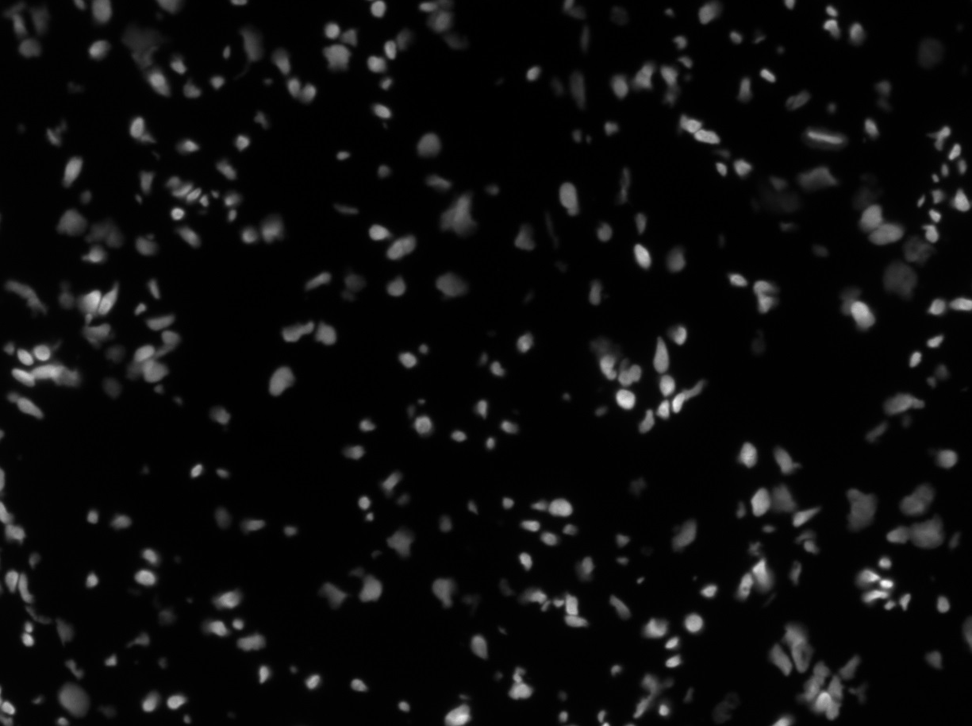
#> input picture inputImages/Ganglioneuroblastoma_0.tif, 972 x 726 px, shrunk from 1225 x 914 before the run
$ python -i watershed.py   (imports and definitions only)
#> lines starting #> are read from the running program, lines starting #| are printed output that depends on the picture; after the words box and inside, x2 and y2 are one past the last pixel; in counts of white or black regions, pixels touching at a corner belong together
#> further down, picture is the input picture: shape (726, 972, 3); min 0, max 255, mean 12.3
import cv2 as cv
import numpy as np


# reference implementation of watershed
def apply_watershed(cv_image):
    gray = cv.cvtColor(cv_image, cv.COLOR_BGR2GRAY)
    ret, thresh = cv.threshold(gray, 0, 255, cv.THRESH_BINARY + cv.THRESH_OTSU)
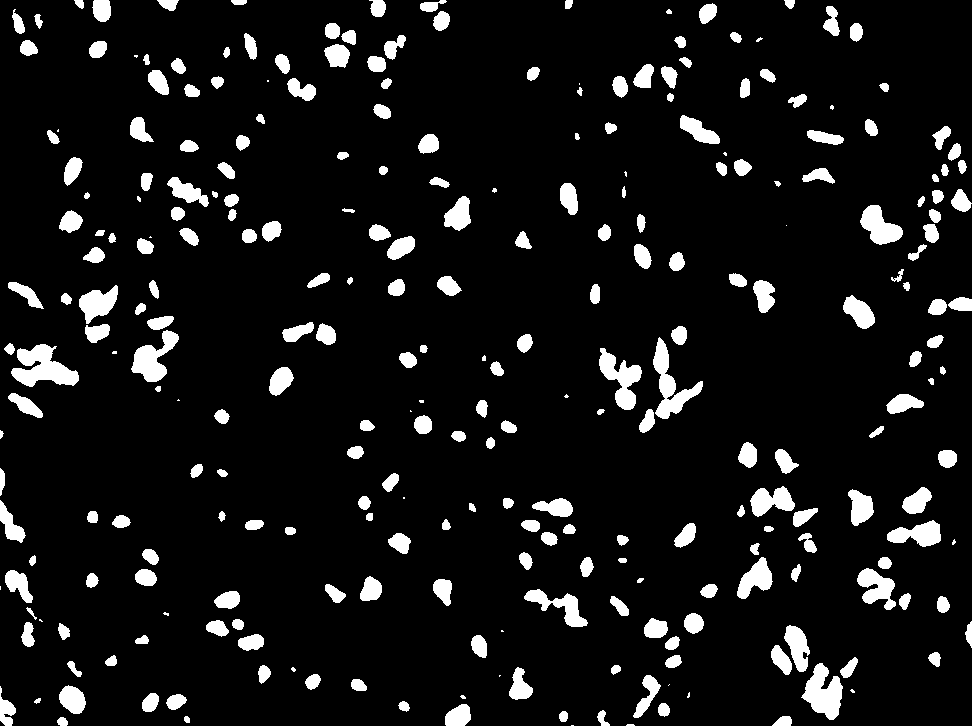
#> thresh: shape (726, 972); 8.6% white; 282 white regions (31 under 20 px), largest, box (x1, y1, x2, y2) and area: (11, 344, 79, 387) 1655, (653, 337, 703, 419) 1409, (801, 663, 843, 720) 1367
#> ret = 47
    # invert = cv.bitwise_not(thresh)
    # noise removal
    kernel = np.ones((3, 3), np.uint8)
    opening = cv.morphologyEx(thresh, cv.MORPH_OPEN, kernel, iterations=2)
#> opening: shape (726, 972); 8.1% white; 239 white regions (2 under 20 px), largest, box (x1, y1, x2, y2) and area: (12, 344, 79, 386) 1624, (803, 664, 842, 720) 1344, (599, 352, 641, 410) 1186
    # sure background area
    sure_bg = cv.dilate(opening, kernel, iterations=3)
#> sure_bg: shape (726, 972); 16% white; 190 white regions, largest, box (x1, y1, x2, y2) and area: (768, 623, 860, 723) 4237, (636, 323, 706, 435) 3277, (3, 341, 82, 389) 2643

    # Finding sure foreground area
    dist_transform = np.uint16(cv.distanceTransform(opening, cv.DIST_L2, 5))
    dist_transform = cv.morphologyEx(dist_transform, cv.MORPH_OPEN, kernel, iterations=2)
    ret, sure_fg = cv.threshold(dist_transform, 0.7 * dist_transform.max(), 255, cv.THRESH_BINARY + cv.THRESH_OTSU)
#> sure_fg: shape (726, 972) uint16; 5.5% white; 208 white regions (2 under 20 px), largest, box (x1, y1, x2, y2) and area: (13, 346, 77, 385) 1322, (805, 666, 841, 718) 1101, (862, 206, 901, 243) 812
#> ret = 1
    # ret, sure_fg = cv.threshold(dist_transform, 0 * dist_transform.max(), 255, cv.THRESH_BINARY)
    # Finding unknown region
    sure_fg = np.uint8(sure_fg)
    unknown = cv.subtract(sure_bg, sure_fg)
#> unknown: shape (726, 972); 10.5% white; 190 white regions, largest, box (x1, y1, x2, y2) and area: (768, 623, 860, 723) 2237, (636, 323, 706, 435) 1998, (855, 554, 913, 613) 1333
    # Marker labelling
    ret, markers = cv.connectedComponents(sure_fg)
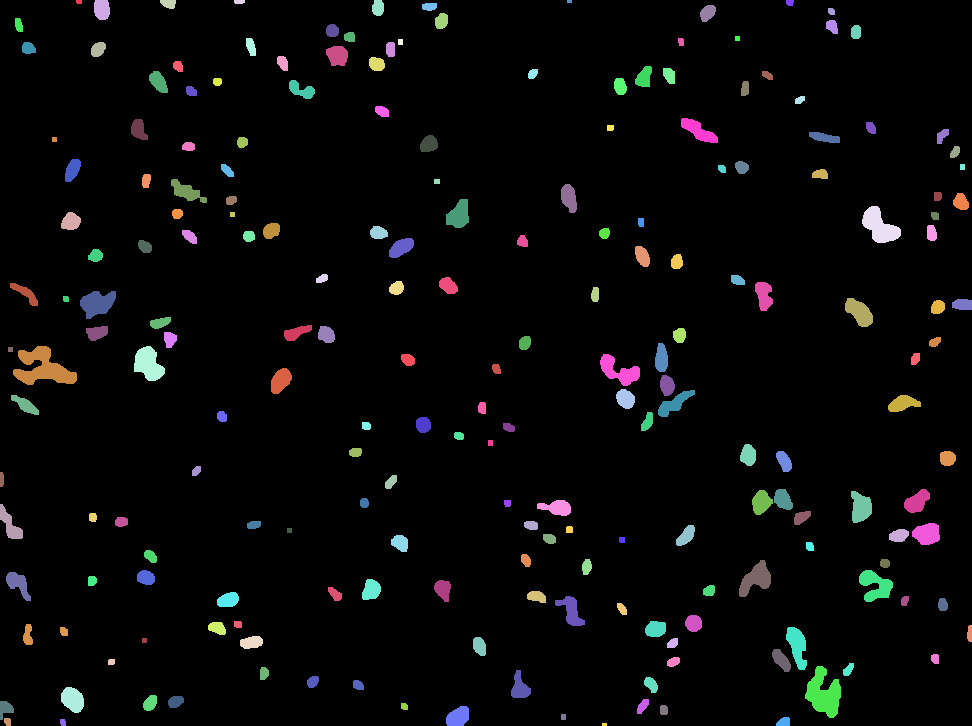
#> markers: shape (726, 972) int32; 209 distinct labels, from 0 to 208; one colour per label, 0 black
#> ret = 209
    # Add one to all labels so that sure background is not 0, but 1
    markers = markers + 1
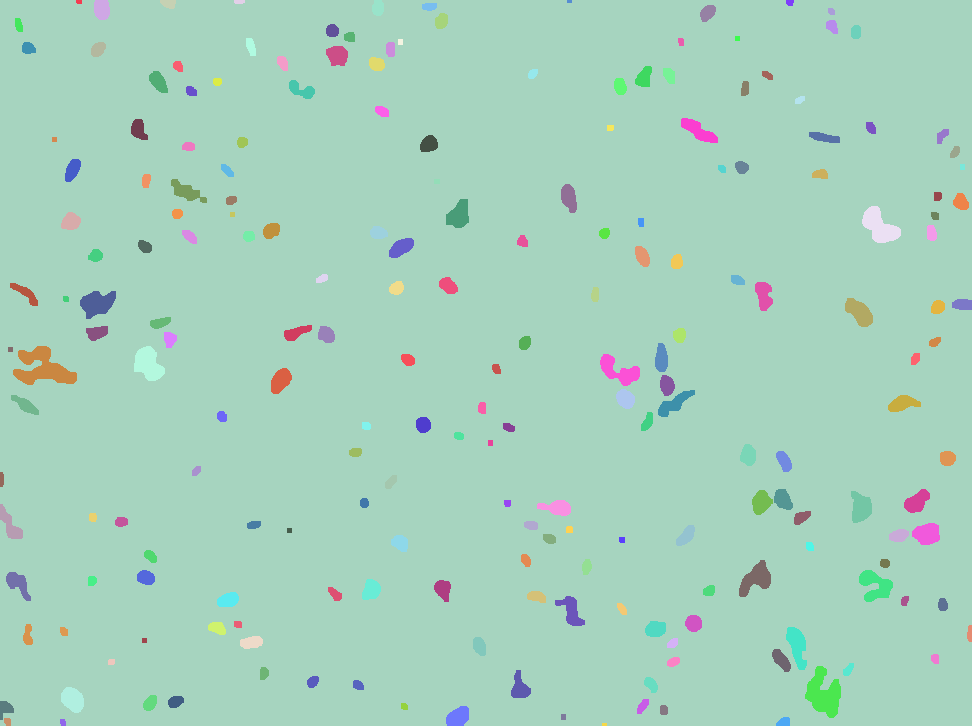
#> markers: shape (726, 972) int32; 209 distinct labels, from 1 to 209; one colour per label, 0 black
    # Now, mark the region of unknown with zero
    markers[unknown == 255] = 0
    markers = cv.watershed(cv_image, markers)
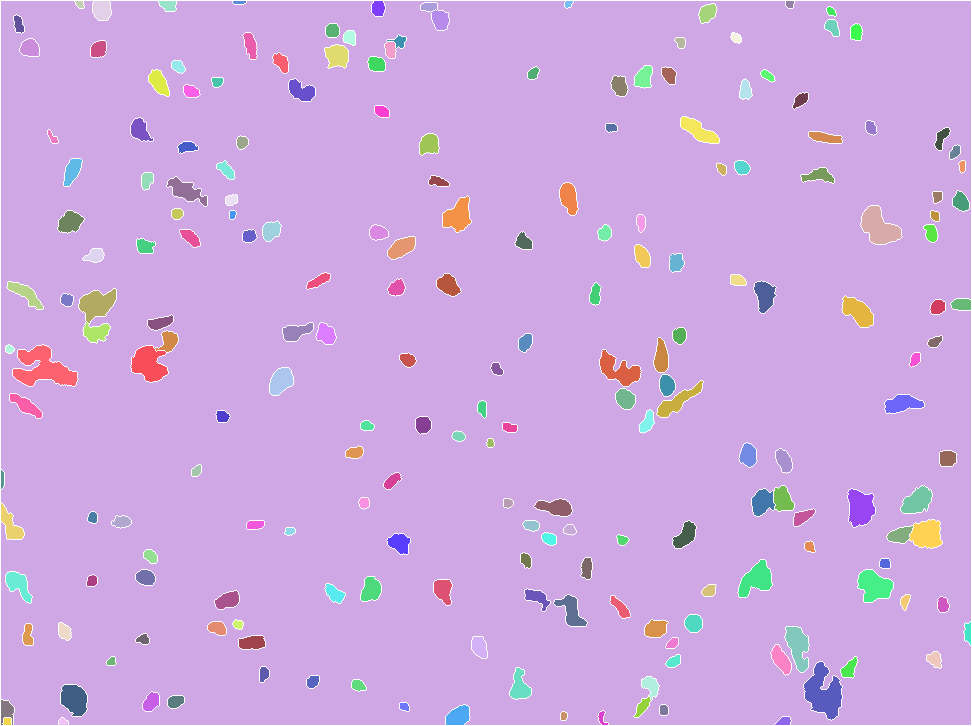
#> markers: shape (726, 972) int32; 210 distinct labels, from -1 to 209; one colour per label, 0 black, -1 white

    return ((markers > 3) * 255).astype(int)
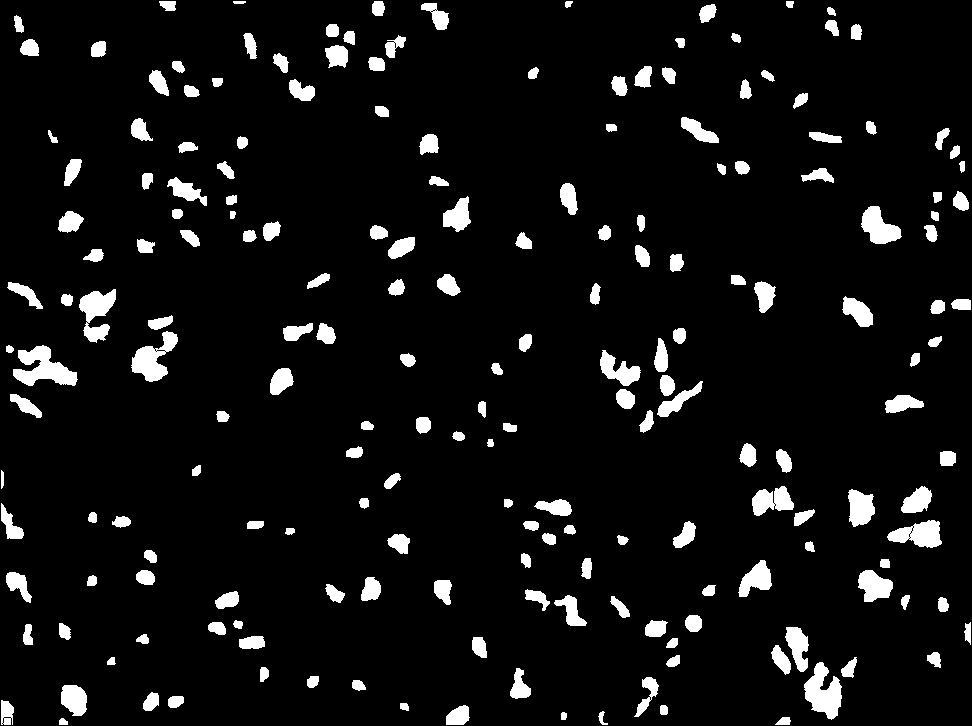
#> returned value: shape (726, 972) int64; 6.9% white; 198 white regions, largest, box (x1, y1, x2, y2) and area: (13, 345, 78, 386) 1431, (804, 662, 842, 720) 1279, (131, 331, 178, 382) 1134

>>> import cv2
>>> picture = cv2.imread('inputImages/Ganglioneuroblastoma_0.tif')
>>> result = apply_watershed(picture)

$ run again, on inputImages/Ganglioneuroblastoma_1.tif
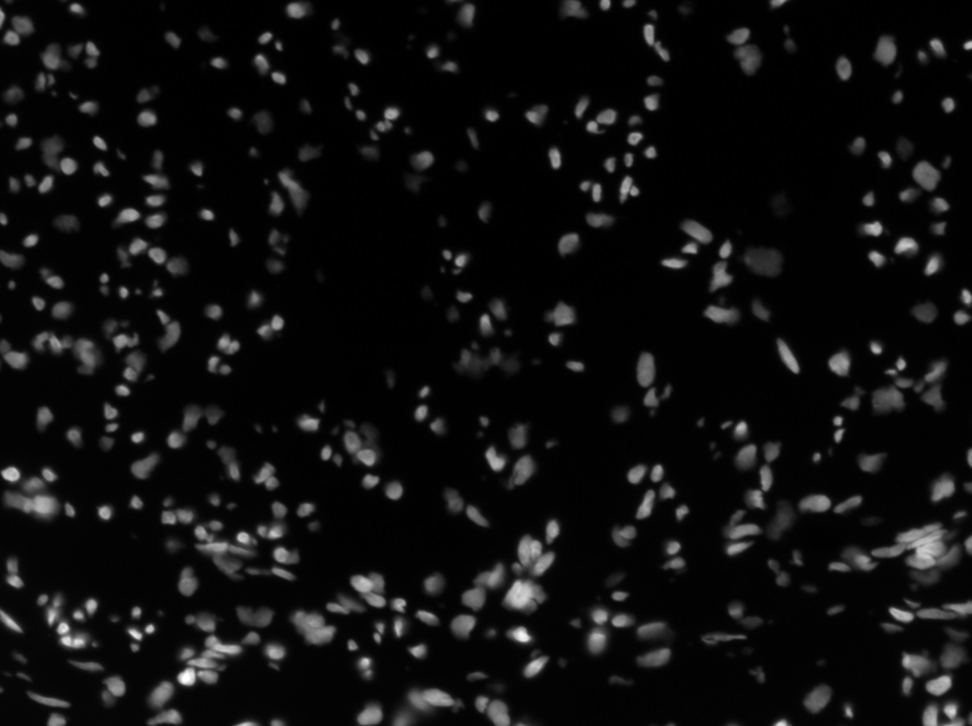
#> input picture inputImages/Ganglioneuroblastoma_1.tif, 972 x 726 px, shrunk from 1225 x 914 before the run
#> picture is the input picture: shape (726, 972, 3); min 0, max 255, mean 15
#> in apply_watershed, `ret, thresh = cv.threshold(gray, 0, 255, cv.THRESH_BINARY + cv.THRESH_..`:
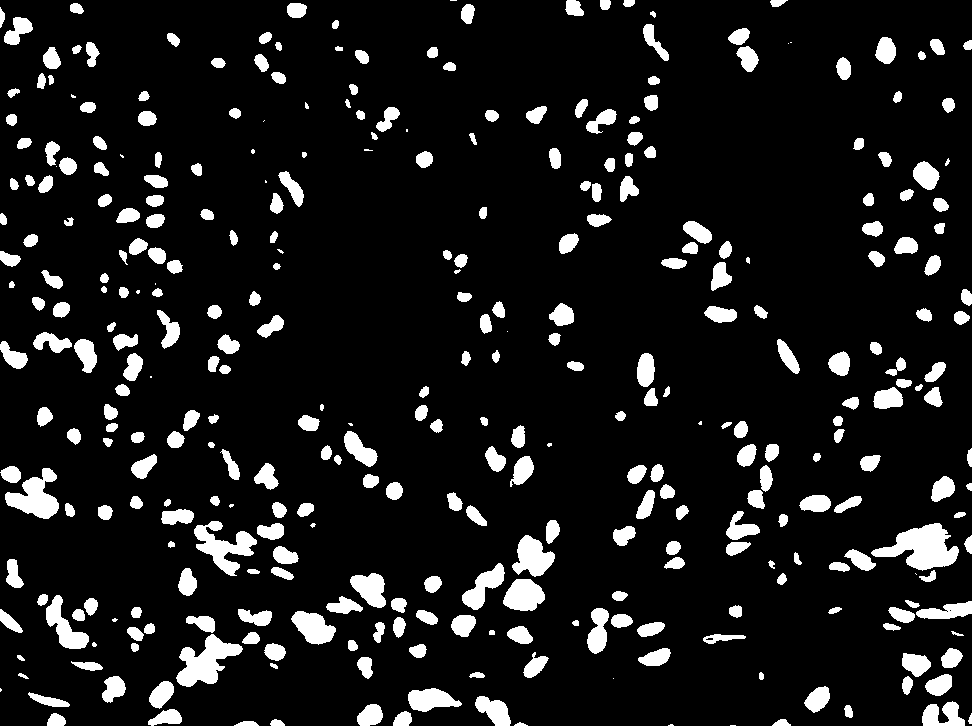
#> thresh: shape (726, 972); 10.4% white; 352 white regions (28 under 20 px), largest, box (x1, y1, x2, y2) and area: (871, 523, 959, 571) 2224, (176, 634, 243, 687) 1758, (194, 521, 257, 576) 1512
#> in apply_watershed, `ret, thresh = cv.threshold(gray, 0, 255, cv.THRESH_BINARY + cv.THRESH_..`: ret = 50
#> opening: shape (726, 972); 9.9% white; 302 white regions, largest, box (x1, y1, x2, y2) and area: (873, 523, 958, 570) 2175, (177, 635, 242, 687) 1721, (5, 468, 59, 519) 1445
#> sure_bg: shape (726, 972); 19.5% white; 213 white regions, largest, box (x1, y1, x2, y2) and area: (146, 606, 288, 726) 6205, (449, 517, 563, 640) 5718, (827, 520, 961, 585) 4267
#> in apply_watershed, `ret, sure_fg = cv.threshold(dist_transform, 0.7 * dist_transform.max()..`: ret = 1
#> unknown: shape (726, 972); 13% white; 213 white regions, largest, box (x1, y1, x2, y2) and area: (146, 606, 288, 726) 3474, (449, 517, 563, 640) 2827, (159, 500, 289, 578) 2476
#> in apply_watershed, `ret, markers = cv.connectedComponents(sure_fg)`: ret = 266
#> in apply_watershed, `return ((markers > 3) * 255).astype(int)`:
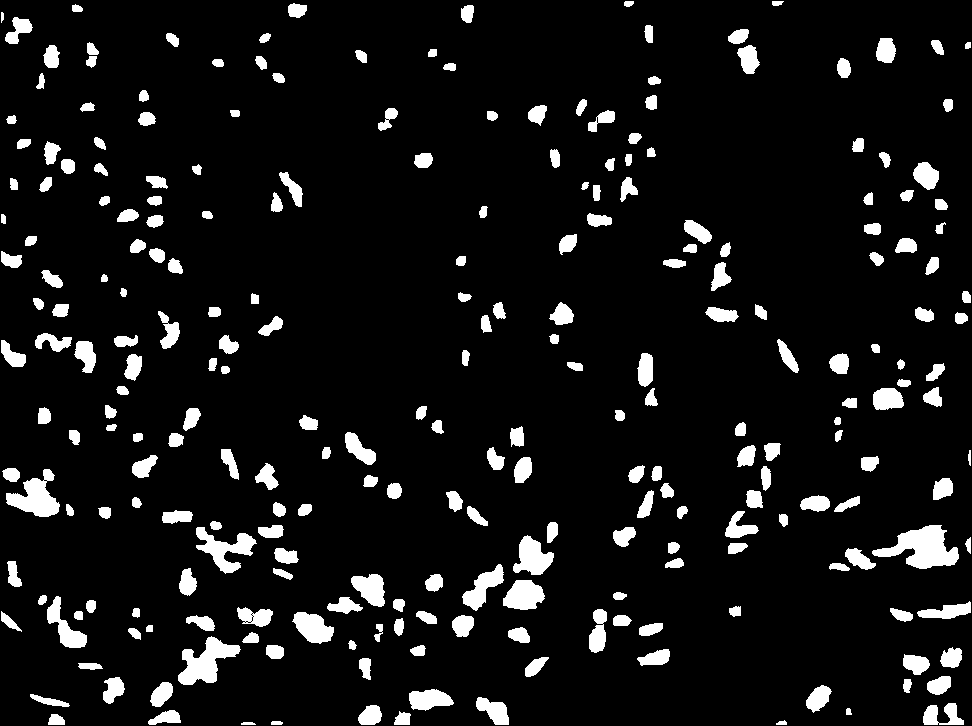
#> returned value: shape (726, 972) int64; 8.2% white; 255 white regions, largest, box (x1, y1, x2, y2) and area: (872, 525, 959, 569) 2021, (178, 636, 241, 685) 1501, (6, 469, 60, 517) 1329
